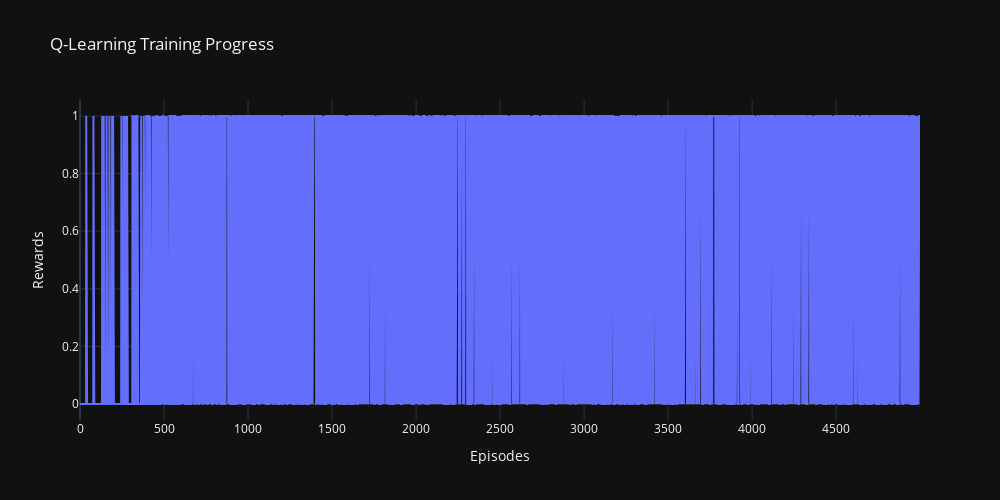

Notebook cell for this chart:
### Code cell
def plot_rewards():
    fig = go.Figure()
    fig.add_trace(go.Scatter(y=rewards_per_episode, mode='lines', name='Rewards per episode'))
    fig.update_layout(title='Q-Learning Training Progress',
                      xaxis_title='Episodes',
                      yaxis_title='Rewards',
                      template='plotly_dark',
                      width=1000, height=500)
    fig.show()

plot_rewards()

### Figure 1 — Plotly figure (JSON) as saved in the notebook; plotly's stock layout.template omitted (floating-point values rounded to 4 significant figures; data arrays with more than 128 entries replaced by an {"elided": "..."} marker saying what was removed)
{"data": [{"mode": "lines", "name": "Rewards per episode", "type": "scatter", "y": {"elided": "5000 int values"}}], "layout": {"height": 500, "title": {"text": "Q-Learning Training Progress"}, "width": 1000, "xaxis": {"title": {"text": "Episodes"}}, "yaxis": {"title": {"text": "Rewards"}}}}
